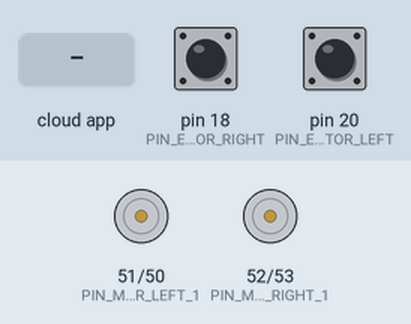
A sketch run on a simulated Arduino Mega 2560, built with avr-gcc and run on an emulated ATmega2560. On the bench: motor-driver pin pairs drawn as motors (green arrow = first pin HIGH = forward, orange = second pin HIGH = backward, longer = more drive, scaled by the enable pin). The inputs (shaded band) are chosen by the test bench; at power-on: pin 18 (PIN_ENCOD_A_MOTOR_RIGHT) LOW, pin 20 (PIN_ENCOD_A_MOTOR_LEFT) LOW. The ROS host is connected and sends only what is stated.

Above: at 1.2 s.
1.3 s: the phone or cloud app sets linear.x to -100
At 1.55 s:
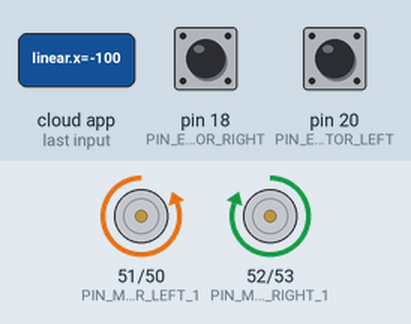
3.3 s: the phone or cloud app sets linear.x to 100
At 3.55 s:
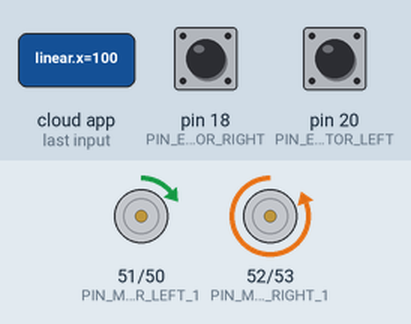
5.3 s: the phone or cloud app sets linear.x to -100
At 5.7 s:
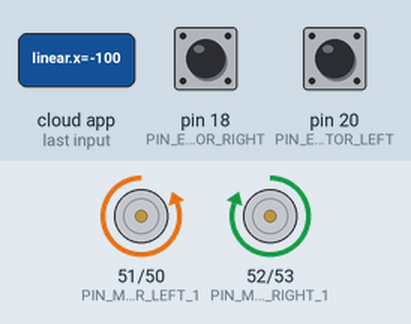
Timing chart, 0 to 8.3 s (numbered marks = the images above; inputs shaded):
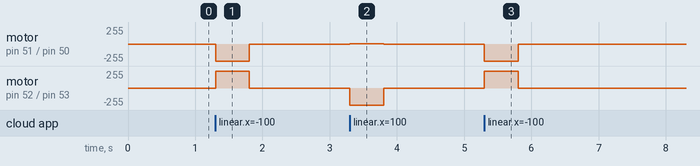

Measured:
- after the input at 1.3 s, motor on pin 51 (PIN_MOTOR_LEFT_1) / pin 50 (PIN_MOTOR_LEFT_2): stopped → backward 255/255 at once, → stopped 0.50 s later; motor on pin 52 (PIN_MOTOR_RIGHT_1) / pin 53 (PIN_MOTOR_RIGHT_2): stopped → forward 255/255 at once, → stopped 0.50 s later
- after the input at 3.3 s, motor on pin 51 (PIN_MOTOR_LEFT_1) / pin 50 (PIN_MOTOR_LEFT_2): stopped → forward 2/255 at once, → stopped 0.50 s later; motor on pin 52 (PIN_MOTOR_RIGHT_1) / pin 53 (PIN_MOTOR_RIGHT_2): stopped → backward 255/255 at once, → stopped 0.50 s later
- after the input at 5.3 s, motor on pin 51 (PIN_MOTOR_LEFT_1) / pin 50 (PIN_MOTOR_LEFT_2): stopped → backward 255/255 at once, → stopped 0.50 s later; motor on pin 52 (PIN_MOTOR_RIGHT_1) / pin 53 (PIN_MOTOR_RIGHT_2): stopped → forward 255/255 at once, → stopped 0.50 s later

The sketch:

keyboardControll.ino
```cpp
#include <ros.h>
#include <ros/time.h>
#include <std_msgs/String.h>

#include <geometry_msgs/Twist.h>
#include <geometry_msgs/Vector3Stamped.h>

#include <PID_v1.h>
#include <Wire.h>


//---------------------------
//------- LOOP COUNTER ----------
//---------------------------
// Keep track of the loop counts to manage loss of communication
#define LOOPTIME 100 // Looptime in milliseconds
const byte noCommLoopMax = 5; // Number of main loops the robot will execute without communication before stopping
unsigned int noCommLoops = 0; // Main loop without communication counter
unsigned long lastMilli = 0;


//---------------------------
//------- ENOCDERS ----------
//---------------------------
// Left side encoder pin setup
const int PIN_ENCOD_A_MOTOR_LEFT = 20; // A channel for left motor encoder
const int PIN_ENCOD_B_MOTOR_LEFT = 21; // B cahnnel for left motor encoder

// Right side encoder pin setup
const int PIN_ENCOD_A_MOTOR_RIGHT = 18; // A channel for right motor encoder
const int PIN_ENCOD_B_MOTOR_RIGHT = 19; // B channel for right motor encoder

volatile float pos_left = 0; // Left motor encoder position
volatile float pos_right = 0; // Right motor encoder position

const double encoder_cpr = 2786; // [PPR]

//---------------------------
//------- MOTORS ------------
//---------------------------
// Left motor pin setup
int PIN_MOTOR_LEFT_1 = 51;
int PIN_MOTOR_LEFT_2 = 50;
int PIN_MOTOR_LEFT_PWM = 3;
int PWM_leftMotor = 0; // PWM command value for left motor

// Right motor pin setup
int PIN_MOTOR_RIGHT_1 = 52;
int PIN_MOTOR_RIGHT_2 = 53;
int PIN_MOTOR_RIGHT_PWM = 2;
int PWM_rightMotor = 0; // PWM command value for right motor


//-------------------------------------------
//------- ROBOT SPECIFIC CONSTANTS ----------
//-------------------------------------------
const double radius = 0.0508; // [m] Wheel radius
const double wheelbase = 0.0384; // [m] Wheelbase

const double speed_to_pwm_ratio = 1; // Ratio to convert speed [m/s] to PWM value
const double min_speed_cmd = 1; // [N/A] min_speed_cmd/speed_to_pwm_ratio


//---------------------------
//---------- PID ------------
//---------------------------
// Overall desired robot speed
double speed_req = 0; // [m/s] Desired linear speed of the robot
double angular_speed_req = 0; // [rad/s] Desired angular speed for the robot


// Left motor speed parameters
double speed_req_left = 0; // [m/s] Desired speed for the left wheel
double speed_act_left = 0; // [m/s] Actual speed of the left wheel
double speed_cmd_left = 0; // [m/s] Command speed for the left wheel


// Right motor speed parameters
double speed_req_right  = 0; // [m/s] Desired speed for the right wheel
double speed_act_right  = 0; // [m/s] Actual speed of the right wheel
double speed_cmd_right  = 0; // [m/s] Command speed for the right wheel


// Setting max speed
const double max_speed = 0.2; // [m/s] Max speed


// PID parameters
const double PID_left_param[] = {0, 0, 0.1}; // Respectively Kp, Ki, Kd for right motor
const double PID_right_param[] = {0, 0, 0.1}; // Respectively Kp, Ki, Kd for right motor

// PID setup
// PID(Variable that is controlled, Variable to be adjusted, Value for the input to maintain, Kp, Ki, Kd);
PID PID_leftMotor(&speed_act_left, &speed_cmd_left, &speed_req_left, PID_left_param[0], PID_left_param[1], PID_left_param[2], DIRECT);          //Setting up the PID for left motor
PID PID_rightMotor(&speed_act_right, &speed_cmd_right, &speed_req_right, PID_right_param[0], PID_right_param[1], PID_right_param[2], DIRECT);   //Setting up the PID for right motor


//------------------------------------
//-----TWIST MESSAGE SPEED DATA ------
//------------------------------------
ros::NodeHandle nh;

// handle_cmd function will be called when the subscriber received data from Twist message
void handle_cmd(const geometry_msgs::Twist& cmd_vel){
  noCommLoops = 0; // Reset the counter for the number of main loops without communication

  speed_req = cmd_vel.linear.x;

  angular_speed_req = cmd_vel.angular.z;

  speed_req_left = speed_req - angular_speed_req * (wheelbase/2); // [m/s]  Calculate the required speed for the left motor to comply with the commanded linear and angualr speeds
  speed_req_right = speed_req + angular_speed_req * (wheelbase/2); // [m/s] Calculate the required speed for the rigth motor to comply with the commanded linear and angualr speeds
}


//---------------------------------------------------
//-----SETTING UP ROS SUBSCRIBER AND PUBLISHER ------
//--------------------------------------------------
ros::Subscriber<geometry_msgs::Twist> cmd_vel("cmd_vel", handle_cmd); // Create a subsriber to ROS topic for velocity commands (will execute "handle_cmd" function when receiving data)
geometry_msgs::Vector3Stamped speed_msg; // Create a "speed_msg" ROS message
ros::Publisher speed_pub("speed", &speed_msg); // Create a publisher to ROS topic "speed" using the "speed_msg" type


void setup() {
Serial.begin(57600);

//-------ROS----------
  nh.initNode(); // Initialize ROS node
  nh.getHardware()->setBaud(57600); // Set baud for ROS serial communication
  nh.subscribe(cmd_vel); // Subscribe to ROS topic for velocity commands
  nh.advertise(speed_pub); // Prepare to publish speed in ROS topic


//--------ENCODERS----------
  pinMode(PIN_ENCOD_A_MOTOR_LEFT, INPUT);
  pinMode(PIN_ENCOD_B_MOTOR_LEFT, INPUT);
  attachInterrupt(digitalPinToInterrupt(PIN_ENCOD_A_MOTOR_LEFT), encoderLeftMotor, RISING);

  pinMode(PIN_ENCOD_A_MOTOR_RIGHT, INPUT);
  pinMode(PIN_ENCOD_B_MOTOR_RIGHT, INPUT);
  attachInterrupt(digitalPinToInterrupt(PIN_ENCOD_A_MOTOR_RIGHT), encoderRightMotor, RISING);


//-------- MOTORS ------------
  pinMode(PIN_MOTOR_LEFT_1, OUTPUT);
  pinMode(PIN_MOTOR_LEFT_2, OUTPUT);
  pinMode(PIN_MOTOR_LEFT_PWM, OUTPUT);

  pinMode(PIN_MOTOR_RIGHT_1, OUTPUT);
  pinMode(PIN_MOTOR_RIGHT_2, OUTPUT);
  pinMode(PIN_MOTOR_RIGHT_PWM, OUTPUT);


//---------PID------------
PID_leftMotor.SetSampleTime(95); // [ms] Sets the frequency with which the PID calculations is performed. Default value is 100
PID_rightMotor.SetSampleTime(95);
PID_leftMotor.SetOutputLimits(-max_speed, max_speed); // Clamps the output to a specific range
PID_rightMotor.SetOutputLimits(-max_speed, max_speed);
PID_leftMotor.SetMode(AUTOMATIC);
PID_rightMotor.SetMode(AUTOMATIC);


}

void loop() {

  nh.spinOnce();
  if((millis() - lastMilli) >= LOOPTIME){

    lastMilli = millis();

    //--------LEFT WHEEL-------
    if (abs(pos_left) < 2){ // Avoids taking into account small disturbances
      speed_act_left = 0;
    }else{
      // Speed = encoder fractional position * wheel circumeference * 1/time elapsed
      speed_act_left = (pos_left/encoder_cpr)*(2)*(PI)*(1000/LOOPTIME)*(radius); // [m/s] Speed of the left wheel
    }


    pos_left = 0; // Reseting the position for left motor after the speed has been calcaulted

    //speed_cmd_left = constrain(speed_cmd_left, -max_speed, max_speed); // Constrain the user input speed

    PID_leftMotor.Compute();

    PWM_leftMotor = ((speed_req_left + sgn(speed_req_left)*min_speed_cmd)/speed_to_pwm_ratio) + (speed_cmd_left/speed_to_pwm_ratio);

  //  PWM_leftMotor = constrain((speed_cmd_left/speed_to_pwm_ratio), 0, 255);

    if (noCommLoops >= noCommLoopMax){ // Stop if too much time has elapsed without communication
      analogWrite(PIN_MOTOR_LEFT_PWM, 0);
      digitalWrite(PIN_MOTOR_LEFT_1, LOW);
      digitalWrite(PIN_MOTOR_LEFT_2, LOW);

    }else if (speed_req_left == 0){  // Stopping
      analogWrite(PIN_MOTOR_LEFT_PWM, 0);
      digitalWrite(PIN_MOTOR_LEFT_1, LOW);
      digitalWrite(PIN_MOTOR_LEFT_2, LOW);

    }else if (speed_req_left > 0){  // Going forward
      analogWrite(PIN_MOTOR_LEFT_PWM, PWM_leftMotor);
      digitalWrite(PIN_MOTOR_LEFT_1, HIGH);
      digitalWrite(PIN_MOTOR_LEFT_2, LOW);

    }else if (speed_req_left < 0){  // Going backwards
      analogWrite(PIN_MOTOR_LEFT_PWM, PWM_leftMotor);
      digitalWrite(PIN_MOTOR_LEFT_1, LOW);
      digitalWrite(PIN_MOTOR_LEFT_2, HIGH);
    }else{
      analogWrite(PIN_MOTOR_LEFT_PWM, 0);
      digitalWrite(PIN_MOTOR_LEFT_1, LOW);
      digitalWrite(PIN_MOTOR_LEFT_2, LOW);
    }


    //---------RIGHT WHEEL-------------
    if (abs(pos_right) < 2){
      speed_act_right = 0;
    }else{
      // Speed = encoder fractional position * wheel circumeference * 1/time elapsed
      speed_act_right = (pos_right/encoder_cpr)*(2)*(PI)*(1000/LOOPTIME)*(radius); // [m/s] Speed of the right wheel
    }

    pos_right = 0; // Resting the position for right motor after the speed has been calcualted

    speed_cmd_right = constrain(speed_cmd_right, -max_speed, max_speed); // Constrain the user input speed

    PID_rightMotor.Compute();

    PWM_rightMotor = ((speed_req_right + sgn(speed_req_right)*min_speed_cmd)/speed_to_pwm_ratio) + (speed_cmd_right/speed_to_pwm_ratio);
     //PWM_rightMotor = constrain(speed_cmd_right/speed_to_pwm_ratio, 0, 255);


    if (noCommLoops >= noCommLoopMax){ // Stop if too much time has elapsed without communication
      analogWrite(PIN_MOTOR_RIGHT_PWM, 0);
      digitalWrite(PIN_MOTOR_RIGHT_1, LOW);
      digitalWrite(PIN_MOTOR_RIGHT_2, LOW);
    }else if (speed_req_right == 0){  // Stopping
      analogWrite(PIN_MOTOR_RIGHT_PWM, 0);
      digitalWrite(PIN_MOTOR_RIGHT_1, LOW);
      digitalWrite(PIN_MOTOR_RIGHT_2, LOW);

    }else if (speed_req_right > 0){  // Going forward
      analogWrite(PIN_MOTOR_RIGHT_PWM, PWM_rightMotor);
      digitalWrite(PIN_MOTOR_RIGHT_1, LOW);
      digitalWrite(PIN_MOTOR_RIGHT_2, HIGH);

    }else if (speed_req_right < 0) {  // Going backwards
      analogWrite(PIN_MOTOR_RIGHT_PWM, PWM_rightMotor);
      digitalWrite(PIN_MOTOR_RIGHT_1, HIGH);
      digitalWrite(PIN_MOTOR_RIGHT_2, LOW);
    }else{
      analogWrite(PIN_MOTOR_RIGHT_PWM, 0);
      digitalWrite(PIN_MOTOR_RIGHT_1, LOW);
      digitalWrite(PIN_MOTOR_RIGHT_2, LOW);
    }

    if((millis() - lastMilli) >= LOOPTIME){ // Write an error if execution time of the loop is longer than specified looptime
      Serial.println("TOO LONG");
    }

    noCommLoops++;
    if (noCommLoops == 65535){
      noCommLoops = noCommLoopMax;
    }

    publishSpeed(LOOPTIME);


  }


}


//-------------------------
//-----ROS PUBLISHER ------
//-------------------------
// Fucntion that will publish the speed of the robot
void publishSpeed(double time) {

  speed_msg.header.stamp = nh.now(); // Timestamp for odometry data
  speed_msg.vector.x = speed_act_left; // Left wheel speed [m/s]
  speed_msg.vector.y = speed_act_right; // Rigth wheel speed [m/s]
  speed_msg.vector.z = time/1000; // Looptime [s]
  speed_pub.publish(&speed_msg);
  nh.spinOnce();


  char PWM_rightMotor_buffer[20];
  char PWM_leftMotor_buffer[20];
  //dtostrf(value to convert, min field width, precision, buffer to store output)
  dtostrf(PWM_rightMotor, 8, 10, PWM_rightMotor_buffer);
  dtostrf(PWM_leftMotor, 8, 10, PWM_leftMotor_buffer);


  char pos_left_buffer[8];
  char pos_right_buffer[8];
  dtostrf(pos_left, 2, 2, pos_left_buffer);
  dtostrf(pos_right, 2, 2, pos_right_buffer);


  char speed_req_left_buffer[8];
  char speed_act_left_buffer[8];
  char speed_cmd_left_buffer[8];
  dtostrf(speed_req_left, 6, 2, speed_req_left_buffer);
  dtostrf(speed_act_left, 6, 2, speed_act_left_buffer);
  dtostrf(speed_cmd_left, 6, 2, speed_cmd_left_buffer);


  char speed_req_right_buffer[8];
  char speed_act_right_buffer[8];
  char speed_cmd_right_buffer[8];
  dtostrf(speed_req_right, 6, 2, speed_req_right_buffer);
  dtostrf(speed_act_right, 6, 2, speed_act_right_buffer);
  dtostrf(speed_cmd_right, 6, 2, speed_cmd_right_buffer);


  char speed_req_buffer[8];
  char angular_speed_req_buffer[8];
  dtostrf(speed_req, 6, 2, speed_req_buffer);
  dtostrf(angular_speed_req, 6, 2, angular_speed_req_buffer);


  char log_msg[200];

 //sptrintf(buffer to store output, "text %s", values to print);

  // Print the L and R motor Speeds
  //sprintf(log_msg,"Left Motor Speed [REQ, ACT, CMD] = [%s, %s, %s] Right Motor Speed = [%s, %s, %s]", speed_req_left_buffer, speed_act_left_buffer, speed_cmd_left_buffer, speed_req_right_buffer, speed_act_right_buffer, speed_cmd_right_buffer);

  // Print PWM command signlas
 // sprintf(log_msg,"PWM = [%s, %s]", PWM_leftMotor_buffer, PWM_rightMotor_buffer);

  // Print PWM command signals with motor speeds
  sprintf(log_msg,"PWM = [%s, %s] Motor Speeds [REQ, ACT, CMD] = [%s, %s, %s] [%s, %s, %s]", PWM_leftMotor_buffer, PWM_rightMotor_buffer, speed_req_left_buffer, speed_act_left_buffer, speed_cmd_left_buffer, speed_req_right_buffer, speed_act_right_buffer, speed_cmd_right_buffer);


  //Print the REQ Robot Speed and REQ Motor Speeds
  //sprintf(log_msg,"Robot Req Speed [LIN, ANG] = [%s, %s] Motor Req Speeds = [%s, %s]", speed_req_buffer, angular_speed_req_buffer, speed_req_left_buffer, speed_req_right_buffer);
  nh.loginfo(log_msg);

}

//---------------------------------------
//-----ENCODER COUNTERS FOR MOTORS ------
//--------------------------------------

// Right motor encoder counter
void encoderRightMotor(){
  if (digitalRead(PIN_ENCOD_A_MOTOR_RIGHT) == digitalRead(PIN_ENCOD_B_MOTOR_RIGHT)){
    pos_right--;
  }else{
    pos_right++;
  }
}


// Left motor encoder coutner
void encoderLeftMotor(){
  if (digitalRead(PIN_ENCOD_A_MOTOR_LEFT) == digitalRead(PIN_ENCOD_B_MOTOR_LEFT)){
    pos_left++;
  }else{
    pos_left--;
  }
}


template <typename T> int sgn(T val) {
    return (T(0) < val) - (val < T(0));
}
```
